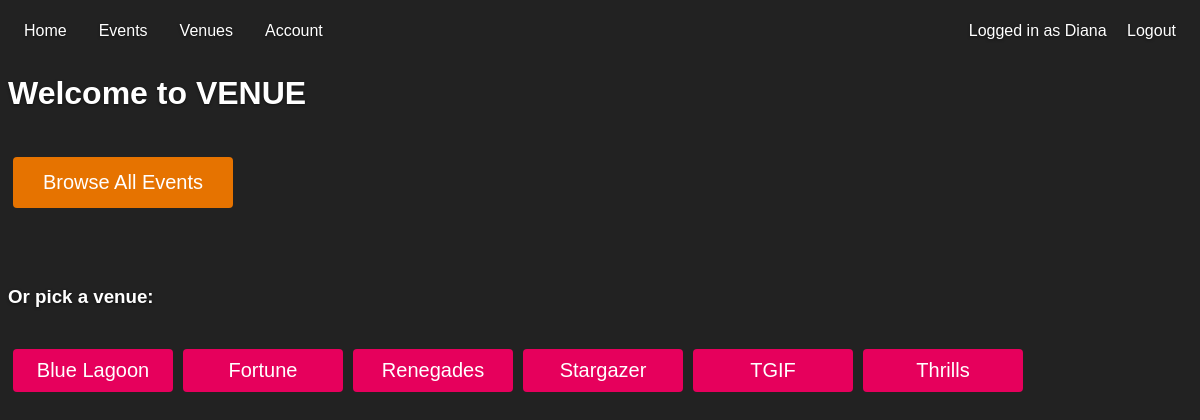
The page /home.php (signed in) on the database its author committed.
### tables this page shows
CREATE TABLE `venue` (
  `branchID` int(11) NOT NULL,
  `name` varchar(20) NOT NULL,
  `address` varchar(64) NOT NULL,
  `capacity` int(11) DEFAULT NULL,
  `cover_charge` double DEFAULT NULL
);

### home.php (the view, shortened to what this page needs)
<?php
if ( isset($_SESSION['user'])=="" ) {
    header("Location: index.php");
    exit;
  }
else
{
$username=$_SESSION['username'];
?>
 <?php
$servername = "localhost";
$usernameroot = "root";
$password = NULL;
$databasename = 'Venue';
$conn = new mysqli($servername, $usernameroot, $password, $databasename);
$sql = "SELECT name, branchID FROM `venue`";
$result = $conn->query($sql);
$venue_stringList = "";
if ($result->num_rows > 0) {
    while($row = $result->fetch_assoc()) {
        $venue_stringList.= '<a href = "http://localhost/304_project/venue_page.php?branchID='.$row["branchID"].'"><button class="second_button" style="vertical-align:middle"><span>'.$row["name"].'</span></button></a>';
    }
} else {
    echo "0 results";
}
 ?>
<!DOCTYPE html>
<html>
<head>
<link rel="stylesheet" type="text/css" href="customer.css">
</head>
<body background="party.jpg">
<ul>
  <li><a class="active" href="http://localhost/304_project/home.php">Home</a></li>
  <li><a href="http://localhost/304_project/events.php">Events</a></li>
  <li class="dropdown">
    <a href="#" class="dropbtn">Venues</a>
  </li>
  <li class="dropdown">
    <a href="#" class="dropbtn">Account</a>
  </li>
  <li style="float:right">
  Logged in as <?php echo $username; ?>  <a href="http://localhost/304_project/logout.php">Logout</a>
  </li>
</ul>
<h1>Welcome to VENUE</h1>
<br>
<div  >
<a href="http://localhost/304_project/events.php"><button class="main_button" style="vertical-align:middle" id="EventsBtn" ><span>Browse All Events </span></button></a>
  <br>
  <br>
 <br>
 <br>
 <h3>Or pick a venue:</h3>
  <br>
  <?php echo $venue_stringList; ?>
</div>
</body>
</html>
<?php
}
?>

### customer.css (style rules this page uses)
html, body { height: 100%; background-color: #222; background-size: contain; }
body { color: #fff; text-shadow: 0 1px 3px rgba(0,0,0,.5); font-family: Century Gothic, sans-serif; }
.main_button { display: inline-block; border-radius: 4px; background-color: #e67300; border: none; color: #FFFFFF; text-align: center; font-size: 20px; padding: 14px; width: 220px; transition: all 0.5s; cursor: pointer; margin: 5px; }
.main_button span { cursor: pointer; display: inline-block; position: relative; transition: 0.5s; }
.main_button span:after { content: '»'; position: absolute; opacity: 0; top: 0; right: -20px; transition: 0.5s; }
.second_button { display: inline-block; border-radius: 4px; background-color: #e6005c; border: none; color: #FFFFFF; text-align: center; font-size: 20px; padding: 10px; width: 160px; transition: all 0.5s; cursor: pointer; margin: 5px; }
.second_button span { cursor: pointer; display: inline-block; position: relative; transition: 0.5s; }
.second_button span:after { content: '»'; position: absolute; opacity: 0; top: 0; right: -20px; transition: 0.5s; }
ul { list-style-type: none; margin: 0; padding: 0; overflow: hidden; background-color: #222; }
li { float: left; }
li a, .dropbtn { display: inline-block; color: white; text-align: center; padding: 14px 16px; text-decoration: none; }
li.dropdown { display: inline-block; }

### rows shown on the page
venue: name "Blue Lagoon"
venue: name "Fortune"
venue: name "Renegades"
venue: name "Stargazer"
venue: name "TGIF"
venue: name "Thrills"

### other values the page prints
$username "Diana"
